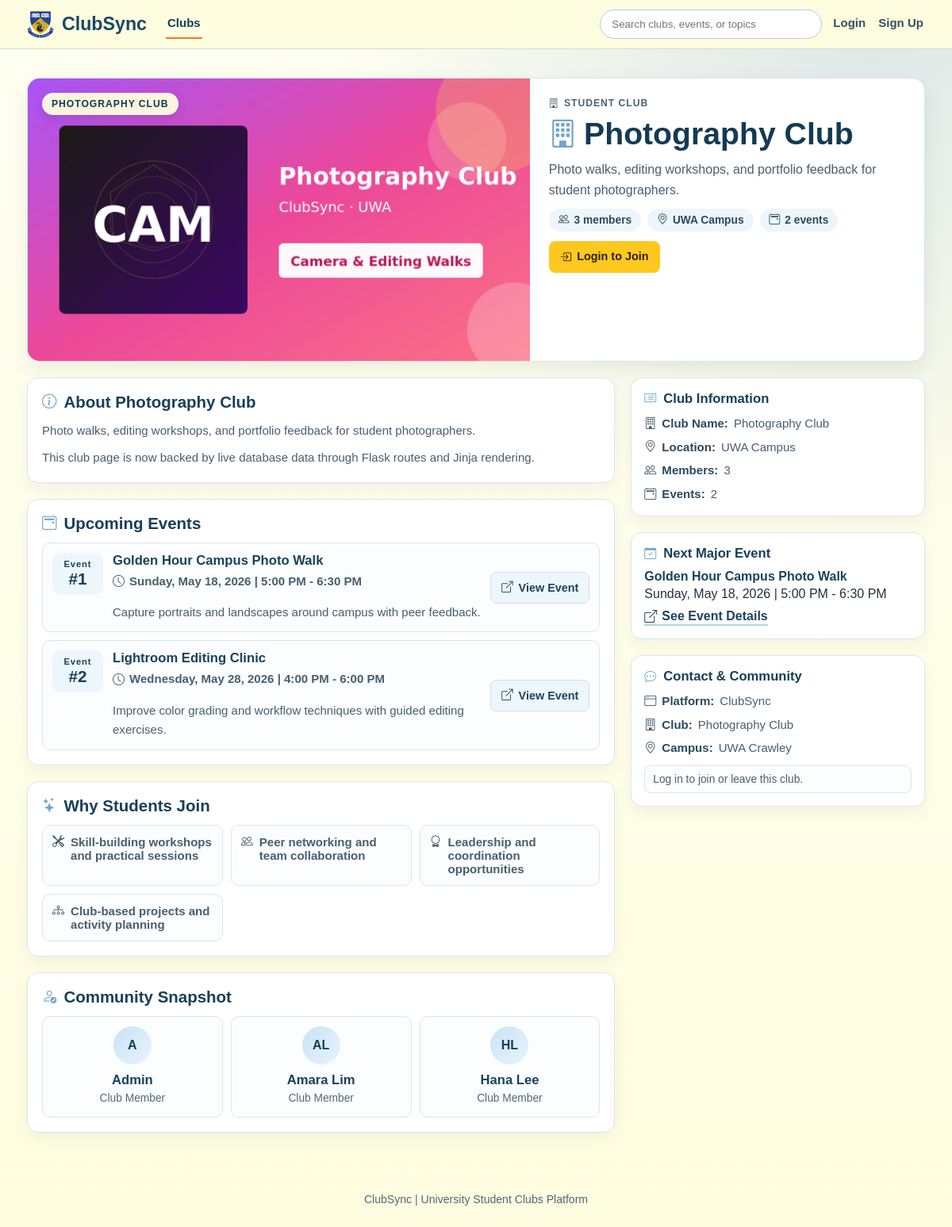
/clubs/4, run on an earlier commit of the app's database.
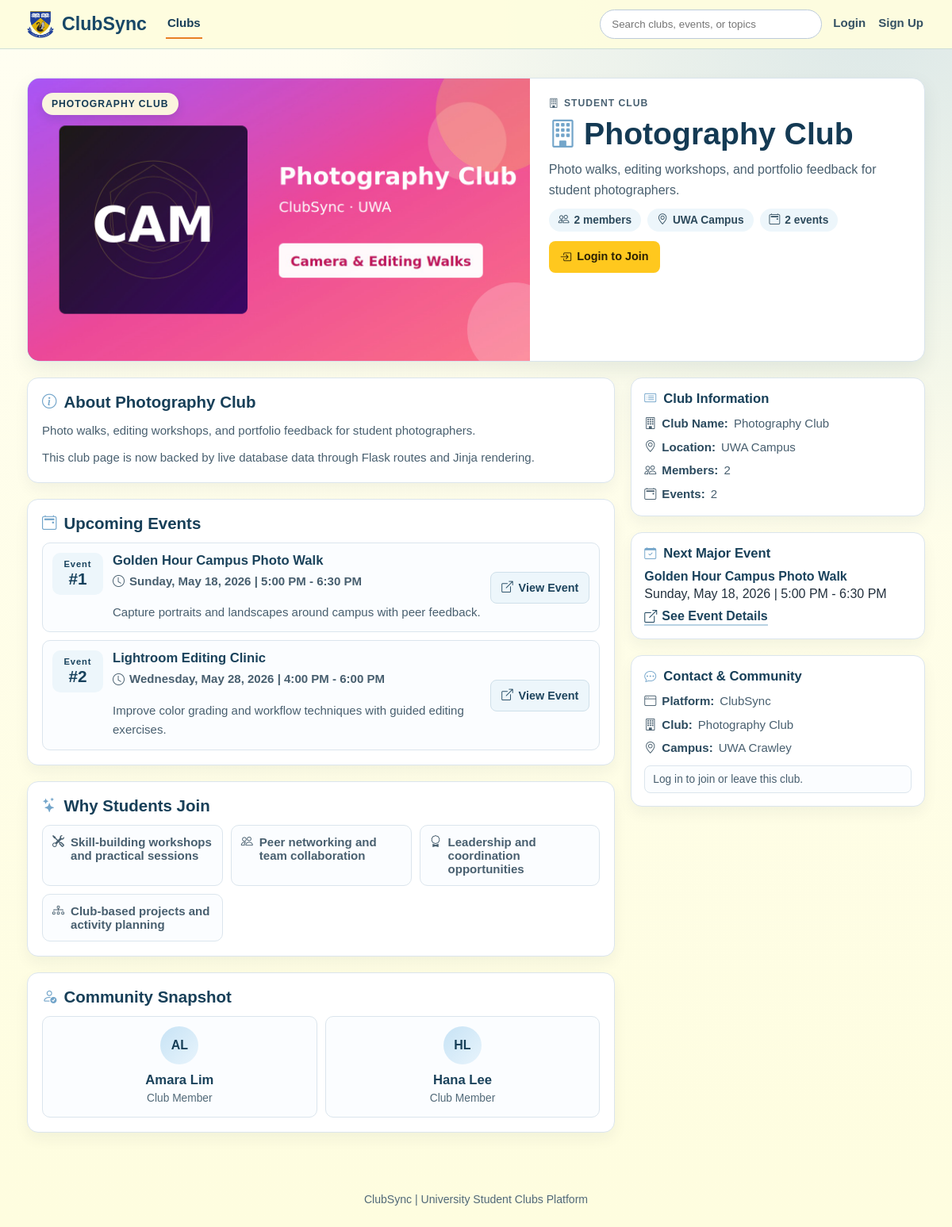
And on a later commit of the database.
### models/club.py (models this page shows)
class Club(db.Model):
    __tablename__ = "clubs"
    id = db.Column(db.Integer, primary_key=True)
    name = db.Column(db.String(100), nullable=False)
    description = db.Column(db.Text, nullable=False)
    category = db.Column(db.String(50), nullable=True)
    image_path = db.Column(db.String(255), nullable=True)
    events = db.relationship("Event", backref="club", cascade="all, delete")
    memberships = db.relationship("Membership", backref="club", cascade="all, delete")

### models/event.py (models this page shows)
class Event(db.Model):
    __tablename__ = "events"
    id = db.Column(db.Integer, primary_key=True)
    club_id = db.Column(db.Integer, db.ForeignKey("clubs.id"), nullable=False)
    title = db.Column(db.String(150), nullable=False)
    date = db.Column(db.String(50), nullable=False)
    description = db.Column(db.Text)
    attendances = db.relationship("Attendance", backref="event", cascade="all, delete")

### models/user.py (models this page shows)
class User(db.Model):
    __tablename__ = "users"
    id = db.Column(db.Integer, primary_key=True)
    name = db.Column(db.String(100), nullable=False)
    email = db.Column(db.String(120), unique=True, nullable=False)
    password_hash = db.Column(db.String(255), nullable=False)
    is_admin = db.Column(db.Boolean, default=False, nullable=False)
    memberships = db.relationship("Membership", backref="user", cascade="all, delete")
    attendances = db.relationship("Attendance", backref="user", cascade="all, delete")

### routes/clubs.py (the view)
@clubs_bp.route("/clubs/<int:club_id>")
def club_details(club_id):
    club = Club.query.get_or_404(club_id)
    events = Event.query.filter_by(club_id=club.id).order_by(Event.id.asc()).all()
    current_user = _get_current_user()
    member_club_ids = _member_club_ids_for_user(current_user.id if current_user else None)
    members = sorted(
        (membership.user for membership in club.memberships if membership.user is not None),
        key=lambda user: user.name.lower(),
    )
    return render_template(
        "club_details.html",
        club=club,
        events=events,
        members=members,
        member_count=len(club.memberships),
        is_member=club.id in member_club_ids,
    )

### app.py (called while the page is built)
@app.context_processor
def inject_navbar_access():
    user_id = session.get("user_id")
    user_is_admin = False
    if user_id:
        user = db.session.get(User, user_id)
        user_is_admin = bool(user and user.is_admin)
    return {
        "navbar_can_access_admin": bool(
            session.get("admin_logged_in") or user_is_admin
        )
    }

### routes/clubs.py (called while the page is built, shortened)
def _get_current_user():
    user_id = session.get("user_id")
    if not user_id:
        return None

def _member_club_ids_for_user(user_id):
    if not user_id:
        return set()
    memberships = Membership.query.filter_by(user_id=user_id).all()
    return {membership.club_id for membership in memberships}

### templates/club_details.html (shortened to what this page needs)
<!DOCTYPE html>
<html lang="en">
<head>
    <link rel="stylesheet" href="{{ url_for('static', filename='css/styles.css') }}">
    <link rel="stylesheet" href="https://cdn.jsdelivr.net/npm/bootstrap-icons@1.11.3/font/bootstrap-icons.min.css">
    <link rel="stylesheet" href="{{ url_for('static', filename='css/alerts.css') }}">
    <link rel="stylesheet" href="{{ url_for('static', filename='css/club_details.css') }}">
</head>
<body class="clubs-page club-details-page">
{% set active_page = 'club_details' %}
{% include "_site_header.html" %}
<main class="club-details-main">
    {% if club %}
        <section class="club-hero-card">
            <div class="club-hero-visual">
                <img
                    class="club-hero-image"
                    src="{{ url_for('static', filename=club.image_path if club.image_path else 'images/clubs/default.png') }}"
                    alt="{{ club.name }} image"
                    loading="lazy"
                >
                <span>{{ club.name }}</span>
            </div>
            <div class="club-hero-content">
                <p class="club-hero-category"><i class="bi bi-building" aria-hidden="true"></i>Student Club</p>
                <h1><i class="bi bi-building" aria-hidden="true"></i>{{ club.name }}</h1>
                <p class="club-hero-tagline">{{ club.description }}</p>
                <div class="club-hero-meta">
                    <span><i class="bi bi-people" aria-hidden="true"></i>{{ member_count }} member{% if member_count != 1 %}s{% endif %}</span>
                    <span><i class="bi bi-geo-alt" aria-hidden="true"></i>UWA Campus</span>
                    <span><i class="bi bi-calendar2-event" aria-hidden="true"></i>{{ events|length }} event{% if events|length != 1 %}s{% endif %}</span>
                </div>
                <div class="club-hero-actions">
                    {% if session.get('user_id') %}
                        {% if is_member %}
                            <form method="POST" action="{{ url_for('clubs.leave_club', club_id=club.id) }}">
                                <input type="hidden" name="csrf_token" value="{{ csrf_token() }}">
                                <input type="hidden" name="next" value="{{ request.path }}">
                                <button type="submit" class="club-primary-action"><i class="bi bi-dash-circle" aria-hidden="true"></i>Leave Club</button>
                            </form>
                        {% else %}
                            <form method="POST" action="{{ url_for('clubs.join_club', club_id=club.id) }}">
                                <input type="hidden" name="csrf_token" value="{{ csrf_token() }}">
                                <input type="hidden" name="next" value="{{ request.path }}">
                                <button type="submit" class="club-primary-action"><i class="bi bi-person-plus" aria-hidden="true"></i>Join Club</button>
                            </form>
                        {% endif %}
                    {% else %}
                        <a href="{{ url_for('auth.login') }}" class="club-primary-action"><i class="bi bi-box-arrow-in-right" aria-hidden="true"></i>Login to Join</a>
                    {% endif %}
                </div>
            </div>
        </section>
        <div class="club-details-layout">
            <section class="club-details-content">
                <article class="club-section-card">
                    <h2><i class="bi bi-info-circle" aria-hidden="true"></i>About {{ club.name }}</h2>
                    <p>{{ club.description }}</p>
                    <p>This club page is now backed by live database data through Flask routes and Jinja rendering.</p>
                </article>
                <article class="club-section-card">
                    <h2><i class="bi bi-calendar2-event" aria-hidden="true"></i>Upcoming Events</h2>
                    <div class="club-events-list">
                        {% if events %}
                            {% for event in events %}
                                <div class="club-event-item">
                                    <div class="club-event-date">
                                        <span>Event</span>
                                        <strong>#{{ loop.index }}</strong>
                                    </div>
                                    <div class="club-event-details">
                                        <h3>{{ event.title }}</h3>
                                        <p class="club-event-time"><i class="bi bi-clock" aria-hidden="true"></i>{{ event.date }}</p>
                                        <p>{{ event.description if event.description else 'No event description available yet.' }}</p>
                                    </div>
                                <a href="{{ url_for('clubs.event_details', event_id=event.id) }}" class="club-event-cta"><i class="bi bi-box-arrow-up-right" aria-hidden="true"></i>View Event</a>
                                </div>
                            {% endfor %}
                        {% endif %}
                    </div>
                </article>
                <article class="club-section-card">
                    <h2><i class="bi bi-stars" aria-hidden="true"></i>Why Students Join</h2>
                    <div class="club-benefits-grid">
                        <div class="club-benefit"><i class="bi bi-tools" aria-hidden="true"></i>Skill-building workshops and practical sessions</div>
                        <div class="club-benefit"><i class="bi bi-people" aria-hidden="true"></i>Peer networking and team collaboration</div>
                        <div class="club-benefit"><i class="bi bi-award" aria-hidden="true"></i>Leadership and coordination opportunities</div>
                        <div class="club-benefit"><i class="bi bi-diagram-3" aria-hidden="true"></i>Club-based projects and activity planning</div>
                    </div>
                </article>
                <article id="members" class="club-section-card">
                    <h2><i class="bi bi-person-check" aria-hidden="true"></i>Community Snapshot</h2>
                    <div class="club-member-grid">
                        {% if members %}
                            {% for member in members[:8] %}
                                {% set name_parts = member.name.split() %}
                                <div class="club-member-card">
                                    <div class="club-member-avatar">
                                        {{ ((name_parts[0][0] if name_parts else '?') ~ (name_parts[1][0] if name_parts|length > 1 else '')) | upper }}
                                    </div>
                                    <h3>{{ member.name }}</h3>
                                    <p>Club Member</p>
                                </div>
                            {% endfor %}
                        {% else %}
                            <div class="club-member-card">
                                <div class="club-member-avatar">--</div>
                                <h3>No Members Yet</h3>
                                <p>Membership data will appear here once available.</p>
                            </div>
                        {% endif %}
                    </div>
                </article>
            </section>
            <aside class="club-details-sidebar">
                <section class="club-side-card">
                    <h2><i class="bi bi-card-list" aria-hidden="true"></i>Club Information</h2>
                    <ul>
                        <li><i class="bi bi-building" aria-hidden="true"></i><strong>Club Name:</strong> {{ club.name }}</li>
                        <li><i class="bi bi-geo-alt" aria-hidden="true"></i><strong>Location:</strong> UWA Campus</li>
                        <li><i class="bi bi-people" aria-hidden="true"></i><strong>Members:</strong> {{ member_count }}</li>
                        <li><i class="bi bi-calendar2-event" aria-hidden="true"></i><strong>Events:</strong> {{ events|length }}</li>
                    </ul>
                </section>
                <section class="club-side-card">
                    <h2><i class="bi bi-calendar-check" aria-hidden="true"></i>Next Major Event</h2>
                    {% if events %}
                        <p class="club-side-highlight">{{ events[0].title }}</p>
                        <p>{{ events[0].date }}</p>
                        <a href="{{ url_for('clubs.event_details', event_id=events[0].id) }}" class="club-side-link"><i class="bi bi-box-arrow-up-right" aria-hidden="true"></i>See Event Details</a>
                    {% else %}
                        <p class="club-side-highlight">No Upcoming Event</p>
                        <p>Event details will appear after events are created.</p>
                        <a href="{{ url_for('clubs.events') }}" class="club-side-link"><i class="bi bi-calendar2-week" aria-hidden="true"></i>Check Events</a>
                    {% endif %}
                </section>
                <section id="contact" class="club-side-card">
                    <h2><i class="bi bi-chat-dots" aria-hidden="true"></i>Contact & Community</h2>
                    <ul>
                        <li><i class="bi bi-window" aria-hidden="true"></i><strong>Platform:</strong> ClubSync</li>
                        <li><i class="bi bi-building" aria-hidden="true"></i><strong>Club:</strong> {{ club.name }}</li>
                        <li><i class="bi bi-geo-alt" aria-hidden="true"></i><strong>Campus:</strong> UWA Crawley</li>
                    </ul>
                    {% if session.get('user_id') %}
                        <p class="club-side-note">
                            {% if is_member %}
                                You are currently a member of this club.
                            {% else %}
                                You are not currently a member of this club.
                            {% endif %}
                        </p>
                    {% else %}
                        <p class="club-side-note">Log in to join or leave this club.</p>
                    {% endif %}
                </section>
            </aside>
        </div>
    {% endif %}
</main>
<footer class="clubs-footer">
    <p>ClubSync | University Student Clubs Platform</p>
</footer>
</body>
</html>

### templates/_site_header.html (shortened to what this page needs)
<header class="site-header">
    <nav class="site-navbar" aria-label="Main navigation">
        <div class="navbar-inner">
            <a class="navbar-brand" href="{{ url_for('dashboard.index') }}">
                <span class="navbar-brand-content">
                    <img
                        class="navbar-logo"
                        src="{{ url_for('static', filename='images/uwa-logo.webp') }}"
                        alt="UWA logo"
                    >
                    <span class="navbar-title">ClubSync</span>
                </span>
            </a>
            <div class="navbar-menu" id="main-navbar-menu">
                <div class="navbar-links">
                    <a
                        href="{{ url_for('clubs.clubs') }}"
                        class="{% if active_page in ['clubs', 'club_details', 'event', 'search'] %}active{% endif %}"
                        {% if active_page in ['clubs', 'club_details', 'event', 'search'] %}aria-current="page"{% endif %}
                    >
                        Clubs
                    </a>
                </div>
                <div class="navbar-tools">
                    <form class="navbar-search" role="search" method="GET" action="{{ url_for('clubs.search') }}">
                        <input
                            type="search"
                            name="q"
                            aria-label="Search clubs and events"
                            placeholder="Search clubs, events, or topics"
                            minlength="2"
                            value="{{ search_query | default('') }}"
                        >
                    </form>
                    <div class="navbar-actions" aria-label="Authentication">
                        {% if session.get('user_id') or session.get('admin_logged_in') %}
                            <a href="{{ url_for('auth.logout') }}">Logout</a>
                        {% else %}
                            <a href="{{ url_for('auth.login') }}">Login</a>
                            <a href="{{ url_for('auth.register') }}">Sign Up</a>
                        {% endif %}
                    </div>
                </div>
            </div>
        </div>
    </nav>
</header>

What changed in the data, as far as the page shows it:
no longer on this page (row edited): User: name "A", name "Admin"
Also different on the page:
{{ member_count }}: "3" → "2"
